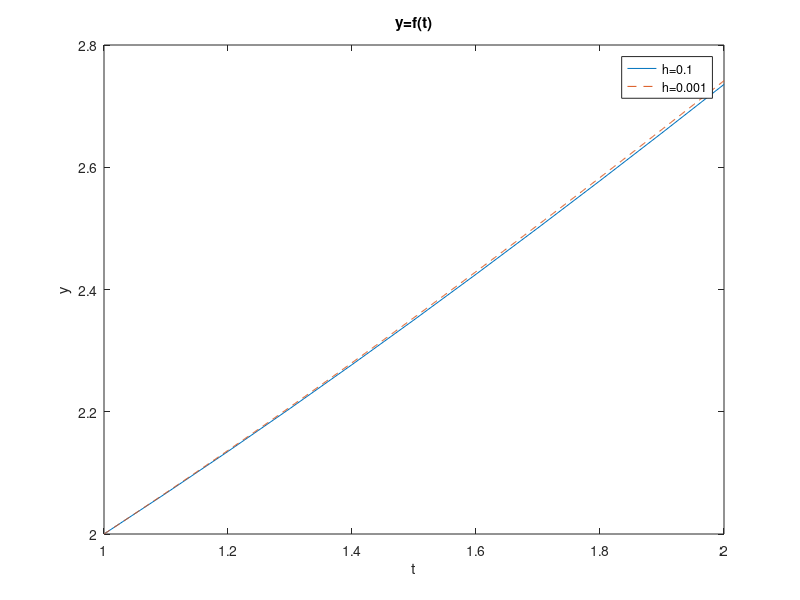

Recreate this plot in MATLAB.
clear
clc
f=@(t,y) (1+t)./(1+y);

h1=0.1;
t1=1:h1:2;
y1(1)=2;

for i=1:length(t1)-1
    y1(i+1)=y1(i)+h1*f(t1(i),y1(i));
end

plot(t1,y1)

h2=0.001;
t2=1:h2:2;
y2(1)=2;

for j=1:length(t2)-1
    y2(j+1)=y2(j)+h2*f(t2(j),y2(j));
end

hold on
plot(t2,y2,'--')
legend('h=0.1','h=0.001')
xlabel('t')
ylabel('y')
title('y=f(t)')
